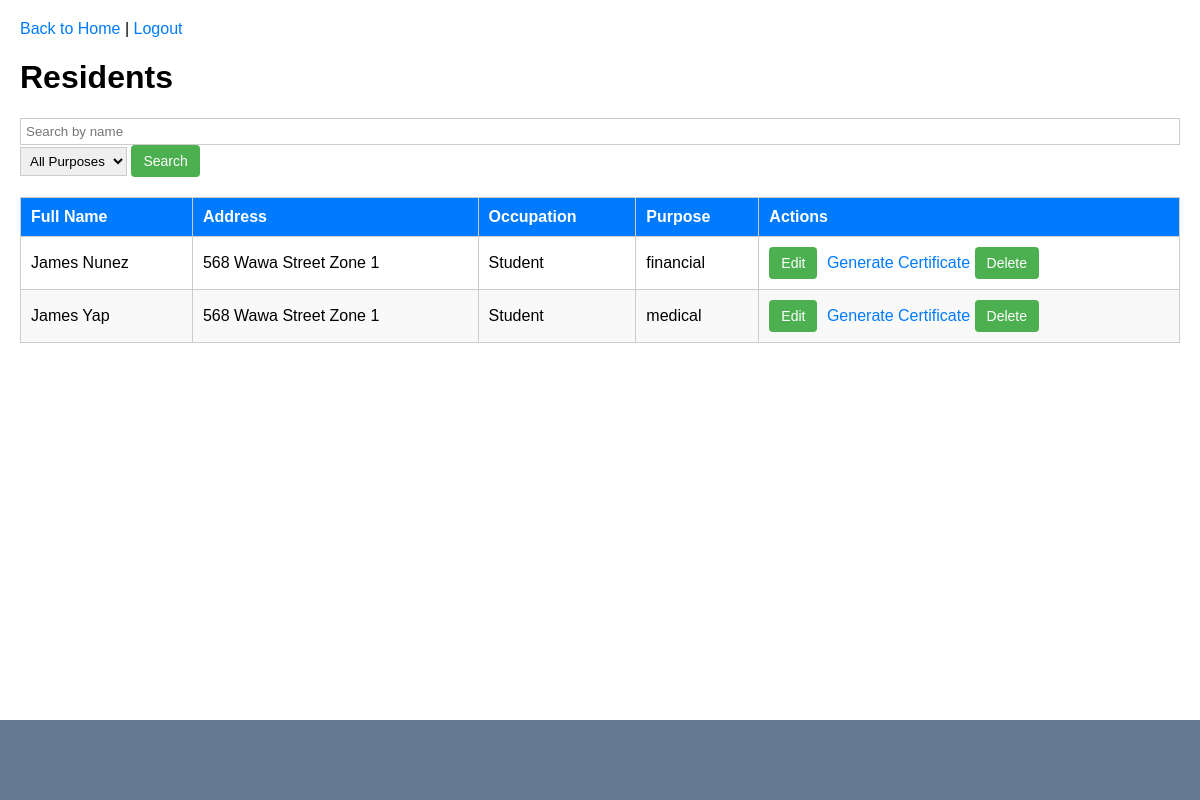
Page /residents on the committed database.
### app.py (models this page shows, shortened)
class Resident(db.Model):
    id = db.Column(db.Integer, primary_key=True)
    full_name = db.Column(db.String(100), nullable=False)
    address = db.Column(db.String(200), nullable=False)
    occupation = db.Column(db.String(100), nullable=False)
    purpose = db.Column(db.String(200), nullable=False)
    date_requested = db.Column(db.DateTime, nullable=False, default=datetime.utcnow)
    date_issued = db.Column(db.DateTime)
    status = db.Column(db.String(20), default='pending')  # 'pending', 'approved', 'rejected'

### app.py (the view)
@app.route('/residents', methods=['GET'])
def index():
    query = request.args.get('query', '')
    purpose_filter = request.args.get('purpose', '')
    residents = Resident.query.filter_by(status="approved")
    if query:
        residents = residents.filter(Resident.full_name.contains(query))
    if purpose_filter:
        residents = residents.filter(Resident.purpose == purpose_filter)
    residents = residents.all()
    purposes = [purpose[0] for purpose in db.session.query(Resident.purpose).distinct().all()]
    return render_template(
        'index.html',
        residents=residents,
        query=query,
        purpose_filter=purpose_filter,
        purposes=purposes,
    )

### app.py (called while the page is built)
@app.before_request
def restrict_access():
    if current_user.is_authenticated:
        restricted_routes = {
            'admin': [],
            'user': ['manage_users'],
        }
        if current_user.role not in restricted_routes:
            return
        if request.endpoint in restricted_routes.get(current_user.role, []):
            flash('You are not authorized to access this page.', 'danger')
            return redirect(url_for('home_screen'))

### templates/index.html (shortened to what this page needs)
<!DOCTYPE html>
<html lang="en">
<head>
</head>
<body>
    <div class="header">
        <a href="{{ url_for('home_screen') }}">Back to Home</a> |
        <a href="{{ url_for('logout') }}">Logout</a>
    </div>
    <h1>Residents</h1>
    <form method="GET" action="{{ url_for('index') }}">
        <input type="text" name="query" placeholder="Search by name" value="{{ query }}">
        <select name="purpose">
            <option value="">All Purposes</option>
        </select>
        <button type="submit">Search</button>
    </form>
    <table>
        <thead>
            <tr>
                <th>Full Name</th>
                <th>Address</th>
                <th>Occupation</th>
                <th>Purpose</th>
                <th>Actions</th>
            </tr>
        </thead>
        <tbody id="resident-table">
            {% for resident in residents %}
            <tr id="row-{{ resident.id }}">
                <td>
                    <span class="view-mode">{{ resident.full_name }}</span>
                </td>
                <td>
                    <span class="view-mode">{{ resident.address }}</span>
                </td>
                <td>
                    <span class="view-mode">{{ resident.occupation }}</span>
                </td>
                <td>
                    <span class="view-mode">{{ resident.purpose }}</span>
                </td>
                <td>
                    <button class="edit-btn" onclick="editRow({{ resident.id }})">Edit</button>
                    <a href="{{ url_for('generate', id=resident.id) }}">Generate Certificate</a>
                    <form action="{{ url_for('delete_resident', resident_id=resident.id) }}" method="post" style="display: inline;">
                        <button type="submit" class="btn btn-danger" onclick="return confirm('Are you sure you want to delete this resident?');">
                            Delete
                        </button>
                    </form>
                </td>
            </tr>
            {% endfor %}
        </tbody>
    </table>
    <div class="design"></div>
</body>
</html>

### templates/index.html (style rules this page uses)
a { text-decoration: none; color: #007BFF; }
body { font-family: Arial, sans-serif; margin: 20px; }
button { padding: 8px 12px; background-color: #4CAF50; color: white; border: none; border-radius: 4px; cursor: pointer; font-size: 14px; }
table { width: 100%; border-collapse: collapse; margin-top: 20px; }
th, td { border: 1px solid #ccc; padding: 10px; text-align: left; }
th { background-color: #007BFF; color: white; }
tr:nth-child(even) { background-color: #f9f9f9; }
input[type="text"] { padding: 5px; border: 1px solid #ccc; width: 100%; box-sizing: border-box; }
select { padding: 5px; border: 1px solid #ccc; box-sizing: border-box; }
.edit-btn, .save-btn { margin-right: 5px; }
.design { display: flex; justify-content: center; align-items: center; height: 80px; background-color: #00244b9a; position: fixed; bottom: 0; left: 0; width: 100%; margin: 0; padding: 0; z-index: 1000; }

### rows in the picture
Resident: full_name "James Nunez", address "568 Wawa Street Zone 1", occupation "Student", purpose "financial"
Resident: full_name "James Yap", address "568 Wawa Street Zone 1", occupation "Student", purpose "medical"
